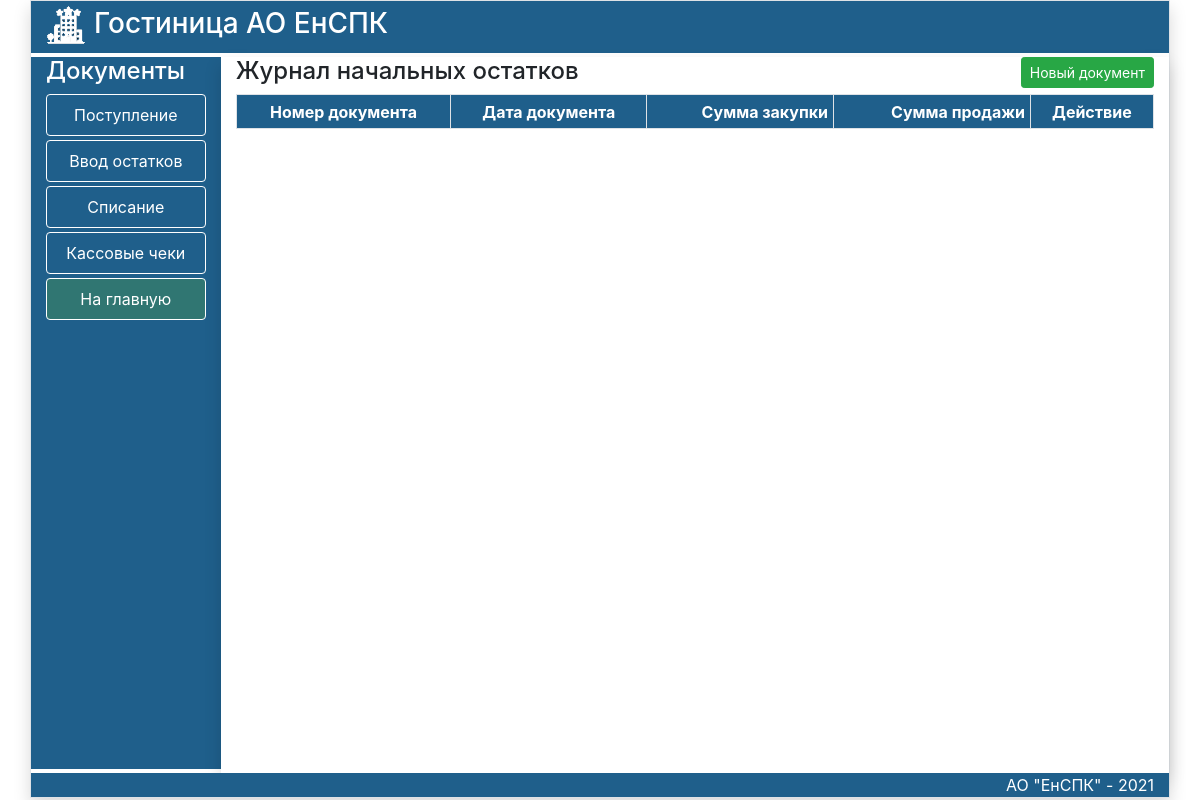
The page /InitialDoc on the database as committed earlier.
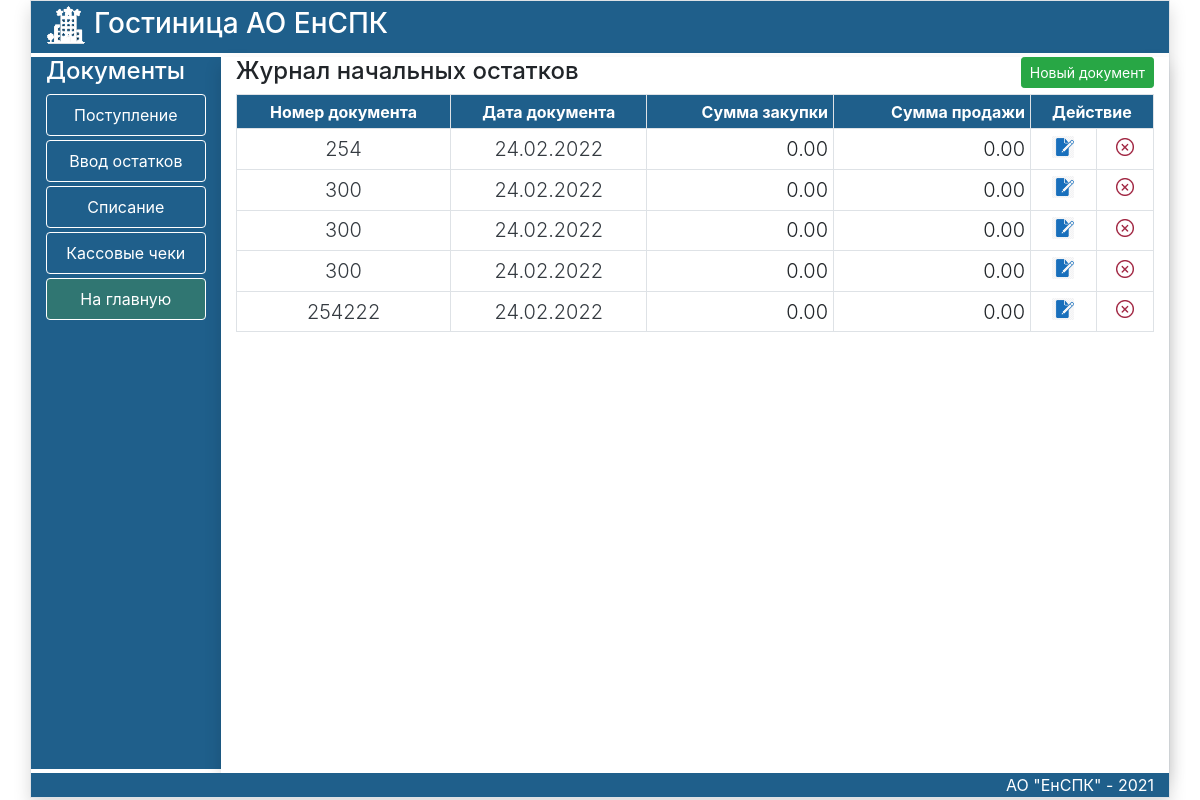
The same page on the database as committed later.
### trade/models.py (models this page shows, shortened)
class Doc(models.Model):
    nomerdoc=models.CharField(max_length=20,verbose_name="Номер документв")
    datadoc=models.DateField(verbose_name='Дата документа')
    updated_at = models.DateTimeField(auto_now=True, verbose_name='Создан')
    created_at = models.DateTimeField(auto_now_add=True, verbose_name='Обновлен')
    dealer=models.ForeignKey(Saler,verbose_name='Поставщик',on_delete=models.PROTECT)
    buytotal=models.DecimalField(max_digits=8,decimal_places=2,default=0.00)
    saletotal=models.DecimalField(max_digits=8,decimal_places=2,default=0.00)
    transaction=models.BooleanField(verbose_name='Проведен',default=False)
    typedoc=models.ForeignKey(TypeDoc,verbose_name='Тип документа',on_delete=models.PROTECT)
    class Meta:
        verbose_name='Документ'
        verbose_name_plural='Документы'

### trade/views.py (the view)
# urls.py: path('InitialDoc',InitialDoc,name='InitialDoc'),
def InitialDoc(request):
    InitialDoc=Doc.objects.filter(typedoc=2).order_by('-datadoc')
    return render(request, 'trade/InitialDocs.html', {'title': 'Ввод начальных остатков','doc':InitialDoc})

### trade/templates/trade/InitialDocs.html
{% extends 'trade/DocPage.html' %}
{% load static %}
{% block LinkArea %}
<h4 class="text-white">Документы</h4>
     <a href="{% url 'Good' %}" class="btn btn-secondary border border-white  nav-link mb-1 btnblack">Поступление </a>
       <a href="{% url 'InitialDoc' %}" class="btn btn-secondary border border-white  nav-link mb-1 btnblack">Ввод остатков</a>
<a href="{% url 'Create' 'Unit' %}" class="btn btn-secondary border border-white  nav-link mb-1 btnblack">Списание </a>
<a href="{% url 'Create' 'Saler' %}" class="btn btn-secondary border border-white  nav-link mb-1 btnblack">Кассовые чеки </a>
<a href="{% url 'home' %}" class="btn btn-secondary border border-white  nav-link mb-1 addbtn">На главную</a>
{% endblock LinkArea %}
{% block DataArea %}
<div class="row">
 <div class="col-md-12 ">
<h4 >Журнал начальных остатков
    <div class="text-end d-inline-block float-right"><a href="{% url 'CreateInitialDoc' %}" class="btn btn-success  btn-sm    mb-1  ">Новый документ </a></div>
</h4>
<div class="scrolltable ">
    <table class="table table-sm table-bordered mt-0 " >
    <tr>
        <th class="btnblack  textcenter" >Номер документа</th>
        <th class="btnblack  textcenter"  >Дата документа</th>
        <th class="btnblack  textright" >Сумма закупки</th>
        <th class="btnblack  textright " >Сумма продажи</th>
        <th class="btnblack  textcenter " colspan="2">Действие</th>
    </tr>
{% for item in doc %}
    <tr>
        <th class=" lead textcenter text-dark" > {{item.nomerdoc}}</th>
        <th class=" lead textcenter text-dark" >{{item.datadoc|date:"d.m.Y"}}</th>
        <th class=" lead textright">{{item.buytotal}}</th>
        <th class=" lead textright">{{item.saletotal}}</th>
  <td class="text-center pt-0 pb-2 " style="vertical-align:middle"><a href="{% url 'UpdateInitialDoc' item.pk %}" ><img src="{% static 'trade/images/edit2.png' %}" height="22" style="top:10px" title="Редактировать" ></a></td>
  <td class="text-center pt-0 pb-2 " style="vertical-align:middle"><a href="{% url 'DeleteInitialDoc' item.pk %}" ><img src="{% static 'trade/images/delete2.png' %}" height="18" style="top:10px" title="Удалить документ" ></a></td>
    </tr>
{% endfor %}
    </table>
</div>
 </div>
</div>
{% endblock DataArea %}

Rows that differ between the two databases and show on the page:
added Doc: nomerdoc "254", datadoc "24.02.2022", buytotal "0.00", saletotal "0.00"
added Doc: nomerdoc "300", datadoc "24.02.2022", buytotal "0.00", saletotal "0.00"
added Doc: nomerdoc "300", datadoc "24.02.2022", buytotal "0.00", saletotal "0.00"
added Doc: nomerdoc "300", datadoc "24.02.2022", buytotal "0.00", saletotal "0.00"
added Doc: nomerdoc "254222", datadoc "24.02.2022", buytotal "0.00", saletotal "0.00"
